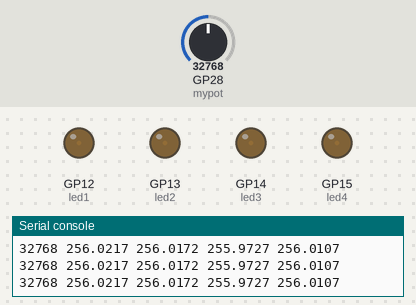
This program was run on a simulated Raspberry Pi Pico running MicroPython. Parts: output pins drawn as LEDs (lit = HIGH), the last lines printed to the serial console. The inputs (shaded band) are chosen by the test bench; at power-on: GP28 (mypot) = 32768 (analog values on the 0–65535 scale).

Above: at 1.2 s.
1.3 s: GP28 (mypot) set to 57670
At 2.5 s:
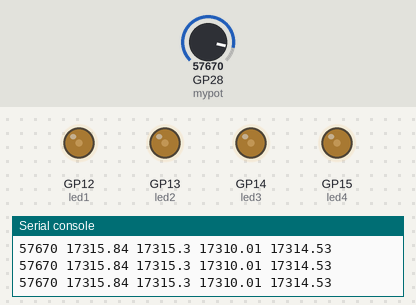
2.8 s: GP28 (mypot) set to 65535
At 3.3 s:
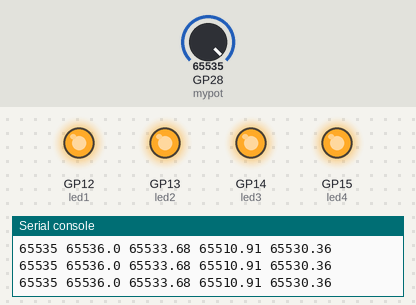
4.3 s: GP28 (mypot) set to 45874
At 5.8 s:
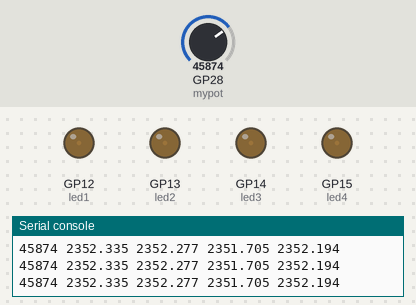
Timing chart, 0 to 7.3 s (numbered marks = the images above; inputs shaded):
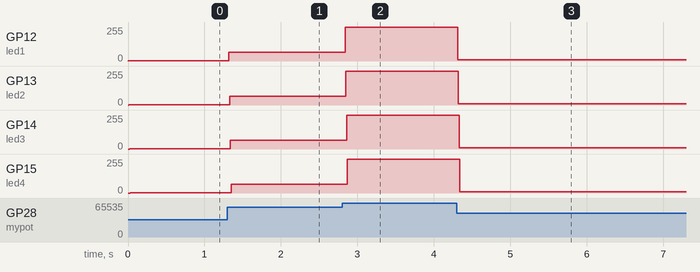

The program:

mullty_leddim.py
```python
from machine import PWM,Pin,ADC
from time import sleep

potpin=28
mypot=machine.ADC(potpin)

led1=PWM(12)
led1.freq(1000)
led1.duty_u16(0)

led2=PWM(13)
led2.freq(1000)
led2.duty_u16(0)

led3=PWM(14)
led3.freq(1000)
led3.duty_u16(0)

led4=PWM(15)
led4.freq(1000)
led4.duty_u16(0)

while True:
    potval=mypot.read_u16()

    val1=(16/65535)*potval
    led1val=(2)**val1
    led1.duty_u16(int(led1val))
    sleep(.01)

    val2=(32/65535)*potval
    led2val=(1.414212)**val2
    led2.duty_u16(int(led2val))
    sleep(.01)

    val3=(64/65535)*potval
    led3val=(1.18920)**val3
    led3.duty_u16(int(led3val))
    sleep(.01)

    val4=(128/65535)*potval
    led4val=(1.090507)**val4
    led4.duty_u16(int(led4val))
    sleep(.01)

    print(potval,   led1val,   led2val,  led3val, led4val)
    sleep(.01)
```

Measured:
- after the input at 1.3 s, GP12 (led1), GP13 (led2), GP14 (led3): 1/255 → 67/255 at once; GP15 (led4): 1/255 → 67/255 after 0.05 s
- after the input at 2.8 s, GP12 (led1): 67/255 → 255/255 at once; GP13 (led2): 67/255 → 255/255 after 0.05 s; GP14 (led3): 67/255 → 255/255 after 0.06 s; GP15 (led4): 67/255 → 255/255 after 0.07 s
- after the input at 4.3 s, GP12 (led1), GP13 (led2), GP14 (led3), GP15 (led4): 255/255 → 9/255 at once
